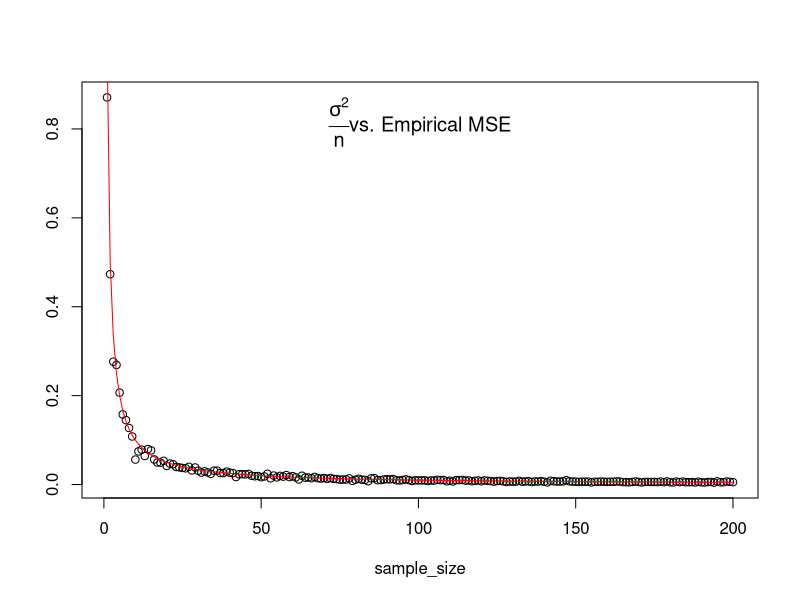
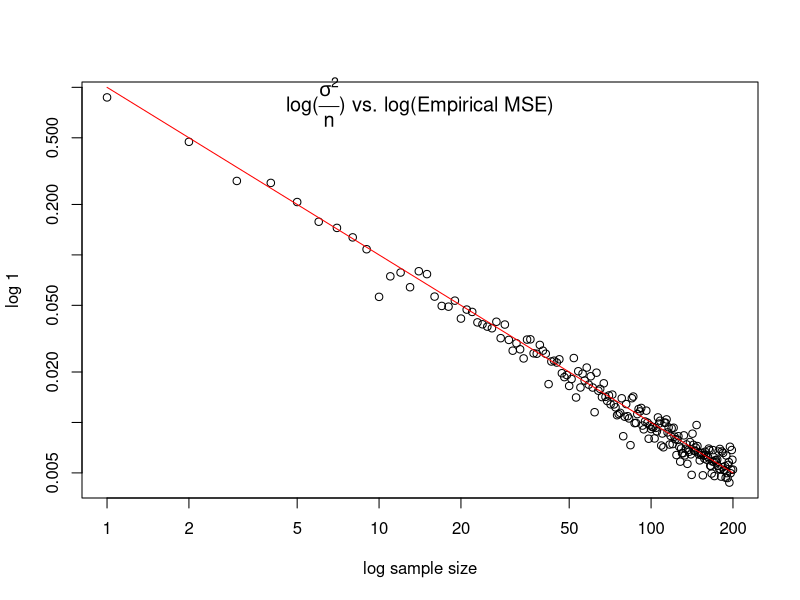
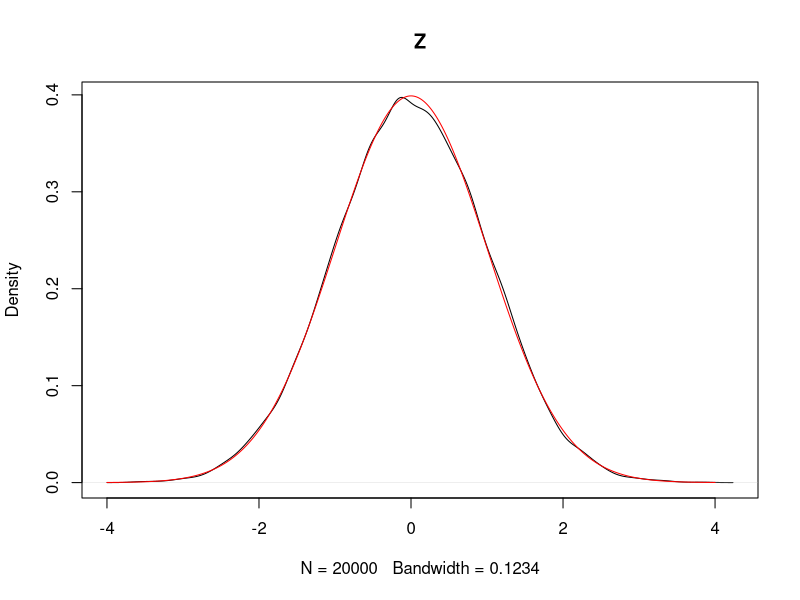
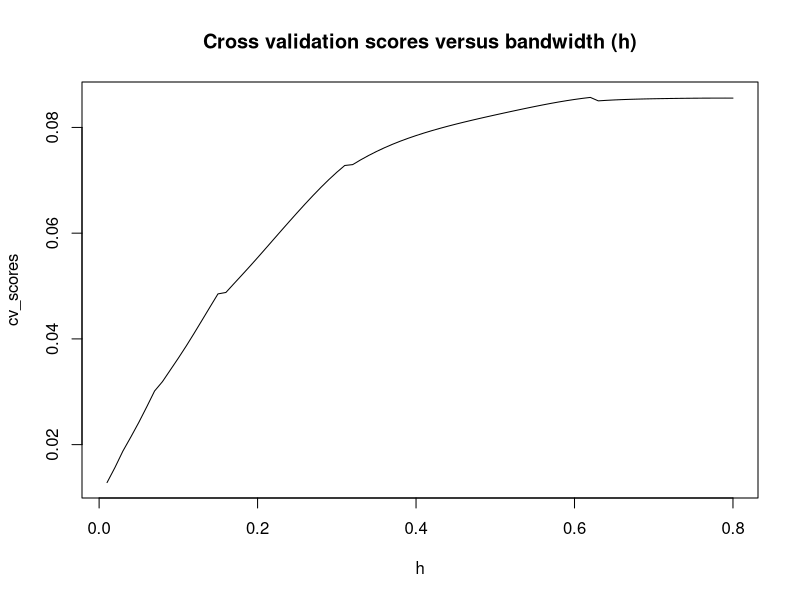
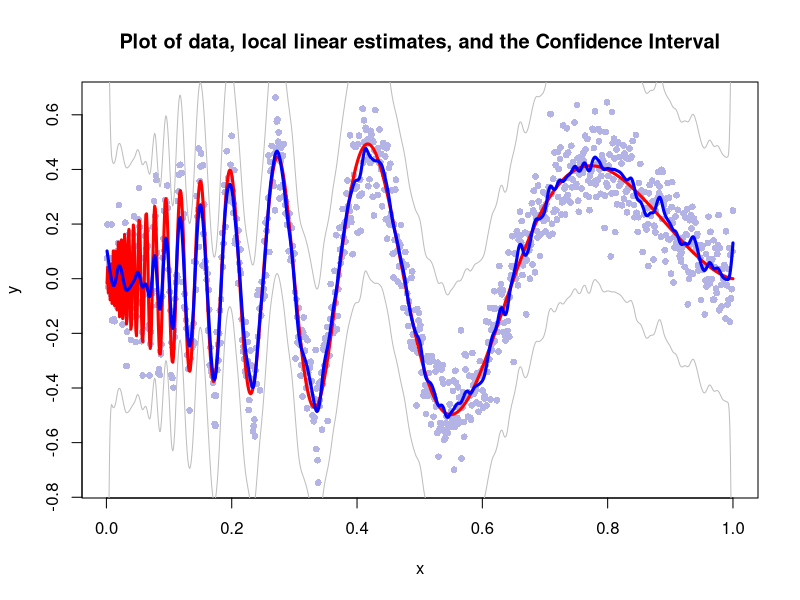
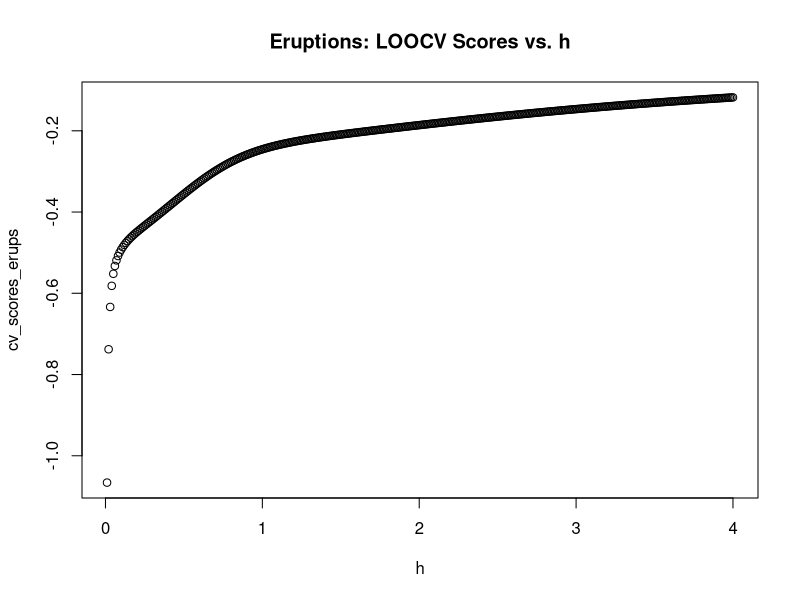
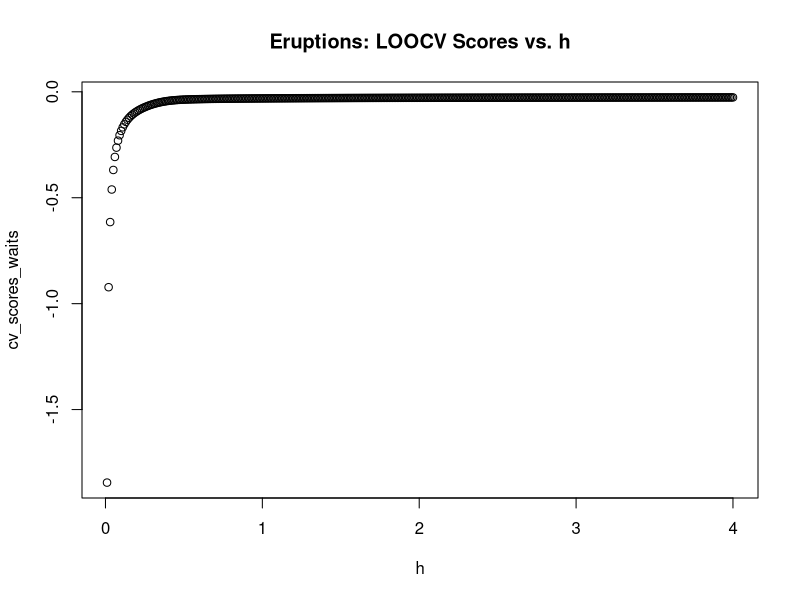
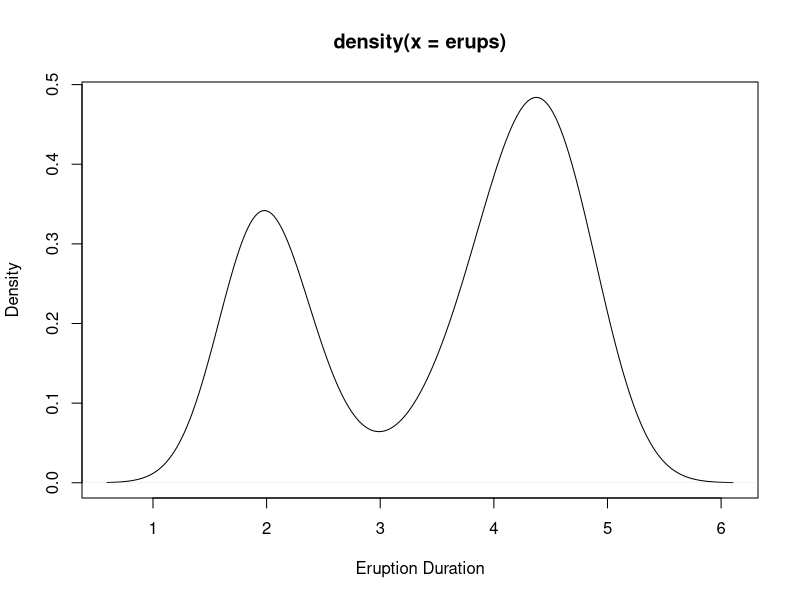

These figures' R source, in order: (Note: this script raises an error after producing the figures.)
## ---- chunk 1
sample_size = c(seq(1,200))
sim = function(part_b = FALSE, ssize = sample_size, sig = 1, b = 100) {
  rv = c()
  for(n in sample_size){
    stat_n =  c()
    
    for(rep in (1:b)) {
      mew_n = mean(rnorm(n, 1, sig))
      if(part_b) {
        stat_b = sqrt(n) * (mew_n - 1) # Z
      } else {
        stat_b = (mew_n - 1)^2 # The MSE
      }
      stat_n = append(stat_n, stat_b)
    }
    
    if(part_b) {
      stat_rv = stat_n
    } else {
      stat_rv = mean(stat_n)
    }
    rv = append(rv, stat_rv) 
  }
  if(part_b) {
    x = seq(-4, 4, .01)
    f = dnorm(x, sd = sig)
    plot(density(rv), main = "Z")
    lines(x,f,'l',col='red')
  } else {
    # Normal scale plot
    plot(sample_size, rv, ylab = "")
    lines(sample_size, (sig^2) / sample_size, col = "red")
    title(expression(paste(frac(sigma^2, n), "vs. Empirical MSE")), line = -2) 
    
    print('')
    
    # Log Log Plot
    plot(sample_size, log = "xy", rv, ylab = "log 1", xlab = "log sample size")
    lines(sample_size, (sig^2) / sample_size, col = "red")
    title(expression(paste("log(", frac(sigma^2, n), ") ", "vs. log(Empirical MSE)")), line = -1)
  }
}
sim()
## ---- chunk 2
zs = sim(TRUE)
## ---- chunk 3
doppler = function(x) {
  return(sqrt(x * (1 - x))*sin(2.1 * pi/(x + .05)))
}

cvs = function(h, x, y) {
  llr = locfit(y ~ x, alpha = c(0, h), deg = 1, maxk = 1000000)
  
  # From 'smoothdemo.r'
  Lii = predict(llr, where="data", what="infl")
  
  return(mean(((y - fitted(llr)) / (1 - Lii)) ^ 2))
}

model = function(num_obs = 1000, sigma = 0.1) {
  # Generate data
  x = (1:num_obs) / num_obs
  y = doppler(x) + sigma * rnorm(num_obs)
  
  # Determine optimal h
  h = seq(.01, .8, .01)
  alphas = cbind(rep(0, length(h)), h)
  gcvs = gcvplot(y ~ x, alpha=alphas, deg = 1)
  cv_scores = gcvs$values
  plot(h, cv_scores, type = 'l', main = 'Cross validation scores versus bandwidth (h)')
  hstar = h[cv_scores == min(cv_scores)]
  
  # Local linear regression fitted using locfit lib
  out = locfit(y ~ x, alpha = c(0, hstar), deg = 1)
  plot(x, y, pch=16, cex=0.9, col=rgb(0.7, 0.7, 0.9))
  lines(x, doppler(x), 'l', col='red', lwd=3)
  lines(x, fitted(out), 'l', col='blue', lwd=3)
  
  # From 'smoothdemo.r'
  normell = predict(out, where='data', what='vari')
  n = length(x)
  lines(x, fitted(out) + sqrt(n) * 2 * sigma * normell, 'l', col='gray', lwd=1)
  lines(x, fitted(out) - sqrt(n) * 2 * sigma * normell, 'l', col='gray', lwd=1)
  title("Plot of data, local linear estimates, and the Confidence Interval")
  
}
# Run model
library(locfit)
model()
## ---- chunk 4
data(faithful)

# Could have just used dnorm(x). Oh well.
gaus_kern = function(x) {
  rv = (1 / sqrt(2 * pi)) * exp(-(x ^ 2) / 2)
  return(rv)
}

kde = function(data, h, point) {
  n = length(data)
  rv = (1 / (n * h)) * sum(unlist(lapply((point - data) / h, gaus_kern)))
  return(rv)
}

kde_pts = function(data, h) {
  dom_data = seq(from = range(data)[1], to = range(data)[2], length.out = length(data) * 1.5)
  dense_pts = unlist(lapply(dom_data, kde, h = h, data = data))
  return(list(dom_data, dense_pts))
}

# From Theorem 6.35 in AoNPS. (Using a Gaussian Kernel, this is a shortcut formula for
# 6.5
cvs1 = function(data, h) {
  n = length(data)
  
  sum_ij = c()
  for(x in data) {
    sum_ij = append(sum_ij, sum(kstar((x - data) / h)))
  }
  sum_ij = sum(sum_ij)
  
  rv = (1 / (h * n^2)) * sum_ij + (2 / (n * h)) * kstar(0)
  return(rv)
}

# Also From Thoerem 6.35 AoNPS "When K is a N(0,1) Gaussian kernel. . . "
kstar = function(x) {
  return(dnorm(x, sd = sqrt(2)) - 2 * dnorm(x))
}

erups = faithful$eruptions
waits = faithful$waiting
h = seq(.01, 4, .01)

cv_scores_erups = unlist(lapply(h, cvs1, data = erups))
plot(h, cv_scores_erups, main = "Eruptions: LOOCV Scores vs. h")
hstar_erups = h[cv_scores_erups == min(cv_scores_erups)]

cv_scores_waits = unlist(lapply(h, cvs1, data = waits))
plot(h, cv_scores_waits, main = "Eruptions: LOOCV Scores vs. h")
hstar_waits = h[cv_scores_waits == min(cv_scores_waits)]

dense_erups = kde_pts(erups, hstar_erups)
plot(density(erups), type = 'l', ylab = 'Density', xlab = 'Eruption Duration')

dense_waits = kde_pts(waits, hstar_waits)
plot(density(erups), type = 'l', ylab = 'Density', xlab = 'Wait Time')
## ---- chunk 5
rmsle = function(trues, estimates) {
  diff = trues - estimates
  return(sqrt(mean(diff ^ 2)))
}


train = read.csv("train.csv", colClasses=c('year'="factor", "month"="factor", "hour"="factor", "season"="factor", 
                                           "holiday"="factor", "workingday"="factor", "weather"="factor"))
test = read.csv("test.csv", colClasses=c('year'="factor", "month"="factor", "hour"="factor", "season"="factor", 
                                           "holiday"="factor", "workingday"="factor", "weather"="factor"))

train$count = log(train$count + 1)

# Split the training data into new training and new test sets
new_train = train[which(train$day <= 15),]
new_test = train[which(16 <= train$day & train$day <= 19),]

# Change day to factor
new_train$day = as.factor(new_train$day)
new_test$day = as.factor(new_test$day)
test$day = as.factor(test$day)

lm0 = lm(count ~ workingday + holiday + season + daylabel + hour + weather + atemp + humidity*windspeed, data = new_train)

rmsle(new_test$count, predict(lm0, new_test))
## ---- chunk 6
library(MASS)
library(locfit)

for(day_num in unique(new_train$daylabel)) {
  mean_count = mean(new_train$count[which(new_train$daylabel == day_num)])
  new_train$mean_count[which(new_train$daylabel == day_num)] = mean_count
}

plot(unique(new_train$daylabel), unique(new_train$mean_count), main = 'Means vs. Daylabel', ylab = 'Mean hourly log counts per day', xlab = 'Daylabel')

mcount.model = locfit(mean_count ~ daylabel, data = new_train)
new_train$resids = resid(mcount.model)

resid_model = lm(resids ~ workingday + holiday + season + daylabel + hour + weather + atemp + humidity*windspeed, data = new_train)

rmsle(new_test$count, predict(resid_model, new_test) + predict(mcount.model, new_test))
## ---- chunk 7
library(gam)

gam.model = gam(count ~ s(daylabel) + s(atemp) + s(humidity) + s(windspeed) + weather + hour + season + workingday + holiday + s(temp), data = new_train)
rmsle(new_test$count, predict(gam.model, new_test))
## ---- chunk 8
library(gam)
gam.mcount_model = gam(mean_count ~ s(daylabel), data = new_train)
new_train$resids = resid(gam.mcount_model)
gam.resid_model = gam(resids ~ + s(atemp) + s(humidity) + s(windspeed) + weather + hour + season + workingday + holiday, data = new_train)

predictions = predict(gam.model, test)
predictions = exp(predictions) - 1

write.csv(predictions, file = 'assn1-jmcclellan.txt', row.names = FALSE)
